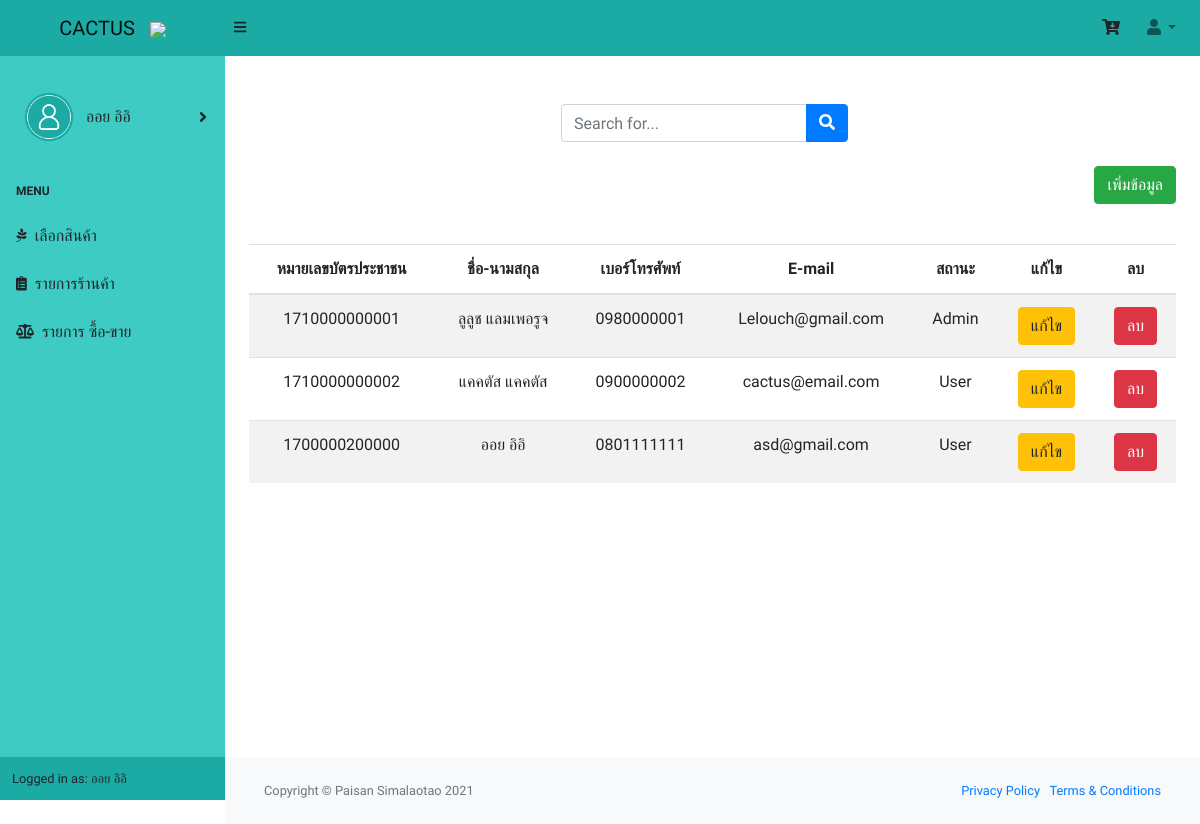
The app's page /show_person_authen.php (signed in) with its own data.
### tables this page shows
CREATE TABLE `person_authen` (
  `person_authen_id` int(11) NOT NULL,
  `person_authen_cid` varchar(13) DEFAULT NULL,
  `person_authen_fname` varchar(50) DEFAULT NULL,
  `person_authen_lname` varchar(50) DEFAULT NULL,
  `person_authen_phone` int(10) DEFAULT NULL,
  `person_authen_email` varchar(50) DEFAULT NULL,
  `person_authen_password` varchar(12) DEFAULT NULL,
  `person_authen_status` varchar(10) DEFAULT NULL
);

### show_person_authen.php (the view, shortened to what this page needs)
<!DOCTYPE html>
<?php
    include "./connect/conn.php";
    include "./include/body.php";
?>
<html lang="en">
    <head>
        <link href="./css/styles2.css" rel="stylesheet" />
        <link href="https://cdn.datatables.net/1.10.20/css/dataTables.bootstrap4.min.css" rel="stylesheet" />
    </head>
<br>
    <center>
    <form class="d-none d-md-inline-block form-inline ml-auto mr-0 mr-md-3 my-2 my-md-0" id="form1" name="form1" action="show_person_authen.php" method="POST">
        <div class="input-group">
            <input class="form-control" type="text" placeholder="Search for..." aria-label="Search" aria-describedby="basic-addon2" id="search" name="search" autocomplete="off" />
            <div class="input-group-append">
                <button type="submit" class="btn btn-primary" type="button"><i class="fas fa-search"></i></button>
            </div>
        </div>
    </form>
    </center>
    <br>
    <?php
        $sql = "SELECT person_authen.* FROM person_authen";
        $result = $conn->query($sql);
        if ($result->num_rows > 0) {
            echo "<p align='right'><a href='register_person.php' class='btn btn-success' role='button'>เพิ่มข้อมูล</a></p>";
            echo "<br>";
            echo "<table class='table table-striped table-hover' width='80%' align='center'>";
            echo "<thead>";
                echo "<tr>";
                echo "<th><center><b>หมายเลขบัตรประชาชน</b></center></th>";
                    echo "<th><center><b>ชื่อ-นามสกุล</b></center></th>";
                    echo "<th><center><b>เบอร์โทรศัพท์</b></center></th>";
                    echo "<th><center><b>E-mail</b></center></th>";
                    echo "<th><center><b>สถานะ</b></center></th>";
                    echo "<th><center><b>แก้ไข</b></center></th>";
                    echo "<th><center><b>ลบ</b></center></th>";
                echo "</tr>";
            echo "</thead>";
            while($result_array = $result->fetch_assoc()) {
                echo "<tr>";
                    echo "<td><center>".$result_array['person_authen_cid']."</center></td>";
                    echo "<td><center>".$result_array['person_authen_fname']." ".$result_array['person_authen_lname']."</center></td>";
                    echo "<td><center>0".$result_array['person_authen_phone']."</center></td>";
                    echo "<td><center>".$result_array['person_authen_email']."</center></td>";
                    echo "<td><center>".$result_array['person_authen_status']."</center></td>";
                    echo "<td><center><a href='update_person_authen.php?val=".md5($result_array['person_authen_cid'])."'target='_self' class='btn btn-warning' role='button'>แก้ไข</a></center></td>";
                    echo "<td><center><a href='exec.php?val=".md5($result_array['person_authen_cid'])."&chk=delete_person_authen'target='_self'onclick='return confirm(\"ยืนยันการลบข้อมูล\")' class='btn btn-danger' role='button'>ลบ</a></center></td>";
                echo "</tr>";
            }
            echo "</table>";
        }else{
            echo "<center>ไม่พบข้อมูล</center>";
        }
?>
                <footer class="py-4 bg-light mt-auto">
                    <div class="container-fluid">
                        <div class="d-flex align-items-center justify-content-between small">
                            <div class="text-muted">Copyright &copy; Paisan Simalaotao 2021</div>
                            <div>
                                <a href="#">Privacy Policy</a>
                                &middot;
                                <a href="#">Terms &amp; Conditions</a>
                            </div>
                        </div>
                    </div>
                </footer>
    </body>
</html>

### show_person_authen.php (style rules this page uses)
body { font-family: 'Athiti', sans-serif; }
table { font-family: 'Athiti', sans-serif; font-size:medium; }
footer { background-color: #555; color: white; padding: 15px; }

### records on screen
person_authen: person_authen_cid "1710000000001", person_authen_fname "ลูลูช", person_authen_lname "แลมเพอรูจ", person_authen_phone "980000001", person_authen_email "Lelouch@gmail.com", person_authen_status "Admin"
person_authen: person_authen_cid "1710000000002", person_authen_fname "แคคตัส", person_authen_lname "แคคตัส", person_authen_phone "900000002", person_authen_email "cactus@email.com", person_authen_status "User"
person_authen: person_authen_cid "1700000200000", person_authen_fname "ออย", person_authen_lname "อิอิ", person_authen_phone "801111111", person_authen_email "asd@gmail.com", person_authen_status "User"

### other values on screen
$_SESSION['ses_person_fname'] "ออย"
$_SESSION['ses_person_lname'] "อิอิ"
